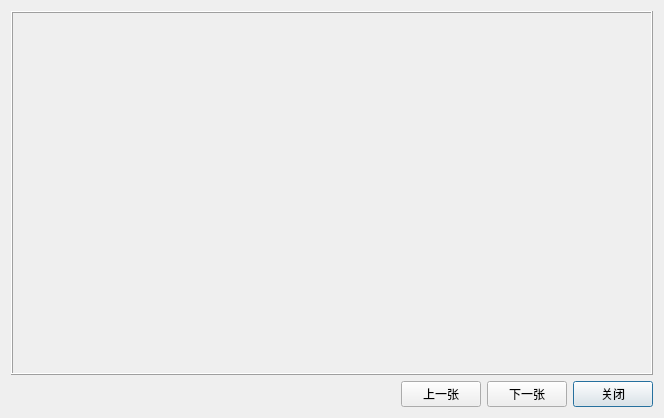
<?xml version="1.0" encoding="UTF-8"?>
<ui version="4.0">
 <class>ShowPicsDlg</class>
 <widget class="QDialog" name="ShowPicsDlg">
  <property name="geometry">
   <rect>
    <x>0</x>
    <y>0</y>
    <width>664</width>
    <height>418</height>
   </rect>
  </property>
  <property name="windowTitle">
   <string>图片秀</string>
  </property>
  <layout class="QVBoxLayout" name="verticalLayout">
   <item>
    <widget class="QFrame" name="m_frmImage">
     <property name="sizePolicy">
      <sizepolicy hsizetype="Preferred" vsizetype="Expanding">
       <horstretch>0</horstretch>
       <verstretch>0</verstretch>
      </sizepolicy>
     </property>
     <property name="frameShape">
      <enum>QFrame::Box</enum>
     </property>
     <property name="frameShadow">
      <enum>QFrame::Raised</enum>
     </property>
    </widget>
   </item>
   <item>
    <layout class="QHBoxLayout" name="horizontalLayout">
     <item>
      <spacer name="m_spcLeft">
       <property name="orientation">
        <enum>Qt::Horizontal</enum>
       </property>
       <property name="sizeHint" stdset="0">
        <size>
         <width>40</width>
         <height>20</height>
        </size>
       </property>
      </spacer>
     </item>
     <item>
      <widget class="QPushButton" name="m_btnPrev">
       <property name="text">
        <string>上一张</string>
       </property>
      </widget>
     </item>
     <item>
      <widget class="QPushButton" name="m_btnNext">
       <property name="text">
        <string>下一张</string>
       </property>
      </widget>
     </item>
     <item>
      <widget class="QPushButton" name="m_btnClose">
       <property name="text">
        <string>关闭</string>
       </property>
       <property name="autoDefault">
        <bool>true</bool>
       </property>
       <property name="default">
        <bool>true</bool>
       </property>
      </widget>
     </item>
    </layout>
   </item>
  </layout>
 </widget>
 <layoutdefault spacing="6" margin="11"/>
 <tabstops>
  <tabstop>m_btnPrev</tabstop>
  <tabstop>m_btnNext</tabstop>
  <tabstop>m_btnClose</tabstop>
 </tabstops>
 <resources/>
 <connections/>
</ui>
